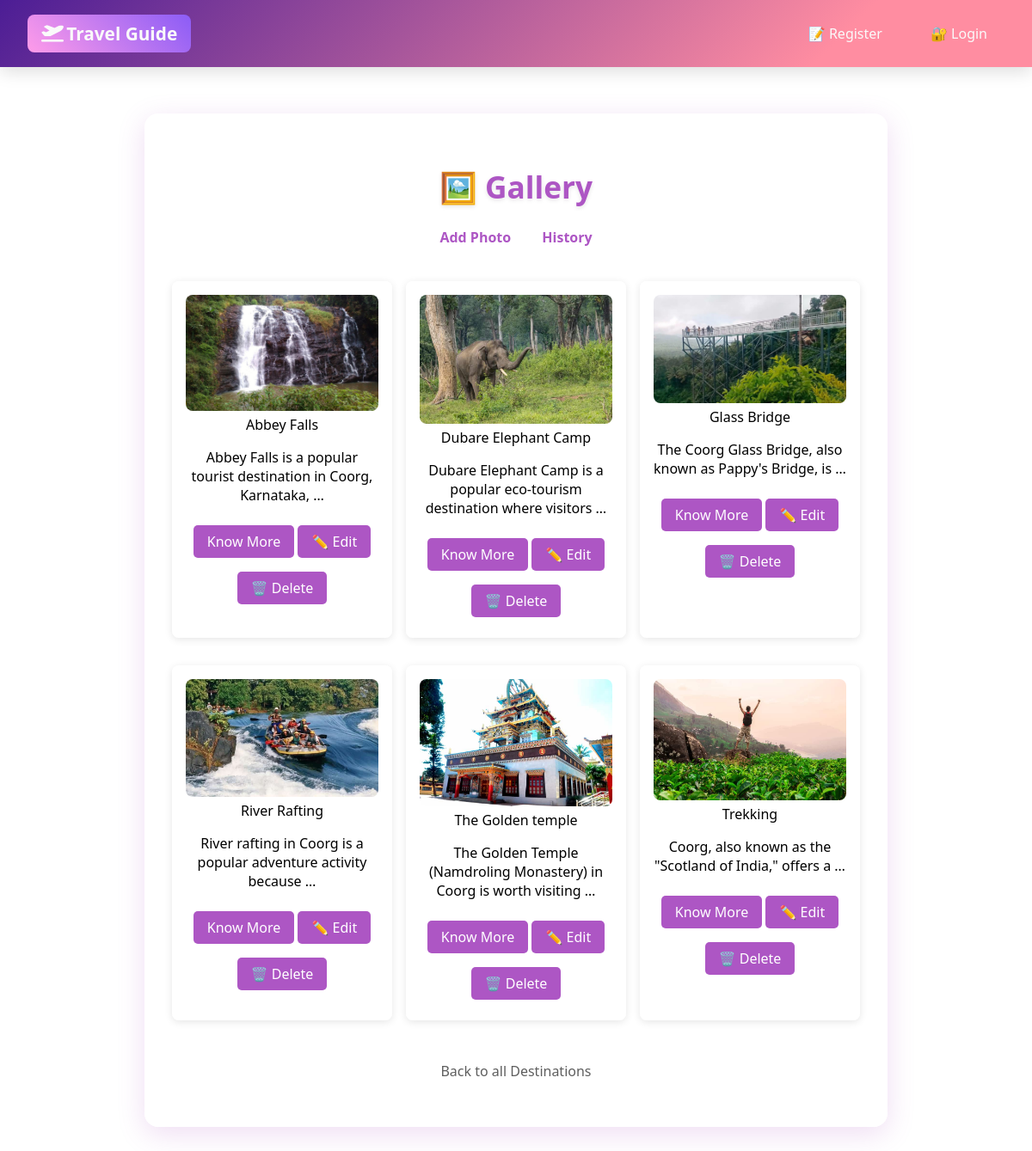
The page /base/activityofeachdest/2 on the database its author committed.
### base/models.py (models this page shows, shortened)
class Photo(models.Model):
    title=models.CharField(max_length=100)
    image=models.ImageField(upload_to='photos/') #upload_to : create one folder and all photos will be stored their
    price = models.PositiveIntegerField()
    desc=models.CharField(max_length=1000)
    visiting_time = models.CharField(max_length=100)
    rating = models.IntegerField(choices=STAR_CHOICES, default=3)
    destination = models.ForeignKey(Destination,on_delete=models.CASCADE)
    is_deleted = models.BooleanField(default=False)
    deleted_at = models.DateTimeField(null=True,blank=True)

### base/views.py (the view)
# urls.py: path('activityofeachdest/<int:did>',views.activityofeachdest, name='activityofeachdest'),
def activityofeachdest(request, did):
    destination = Destination.objects.get(id=did)
    photos = Photo.objects.filter(destination=destination)
    return render(request, 'activityofeachdest.html', {'data1': photos, 'destination': destination})

### base/templates/activityofeachdest.html
{% extends 'main.html' %}
{% block content %}
<br>
<div class="photolist_container">
<h2>🖼️ Gallery</h2>
<span class="photolist_addphotolink">
<a href="{% url 'addactivity' %}"> Add Photo</a>
</span>
<span class="photolist_historylink">
<a href=""> History</a>
</span>
<div class="photolist_list">
<ul>
{% for i in data1 %}
    {% if not i.is_deleted %}
        <li>
            <img src="{{i.image.url}}" height="200" width="300"> <br>
            {{i.title}} <br>
            <p>{{ i.desc|truncatewords:10 }}</p>
            <a href="{% url 'actread' i.id %}"> Know More </a>
            <a href="{% url 'actupdate' i.id %}">✏️ Edit</a>
            <a href="{% url 'actdelete' i.id %}"> 🗑️ Delete</a> <br>
        </li>
    {% endif %}
{% endfor %}
</ul>
</div>
<div class="photolist_bottomlink">
<a href="{% url 'destination_list' %}">Back to all Destinations</a>
</div>
<br>
</div>
{% endblock %}

### templates/main.html (shortened to what this page needs)
{% load static %}
<!DOCTYPE html>
<html lang="en">
<head>
    <link rel="stylesheet" href="https://cdnjs.cloudflare.com/ajax/libs/font-awesome/6.4.0/css/all.min.css">
    <link rel="stylesheet" href="{% static 'style.css' %}">
</head>
<body>
    {% include 'nav.html' %}
    <center>
    {% block content %}
    {% endblock %}
    </center>
</body>
</html>

### templates/nav.html
<nav>
    <div class="logo"><i class="fa-solid fa-plane-departure"></i> Travel Guide</div>
    <div class="navlinks">
        {% if user.is_authenticated %}
            <a href="{% url 'create_destination' %}">
                <i class="fa-solid fa-map-pin"></i> Add Destination</a>
            <a href="{% url 'destination_list' %}">
                <i class="fa-solid fa-map-location-dot"></i> Destination List </a>
            <a href="{% url 'addactivity' %}">
                <i class="fa-solid fa-person-hiking"></i> Add Activity </a>
            <a href="{% url 'allactivity' %}">
                <i class="fa-solid fa-mountain-sun"></i> All Activities </a>
            <a href="{% url 'profile' %}"> <i class="fa-solid fa-user"></i> Profile</a>
            <a href="{% url 'signout' %}"> <i class="fa-solid fa-right-from-bracket"></i> Logout</a>
        {% else %}
            <a href="{% url 'signup' %}"> 📝 Register</a>
            <a href="{% url 'signin' %}"> 🔐 Login</a>
        {% endif %}
    </div>
</nav>

### static/style.css (style rules this page uses)
:root { --primary: #FF8DA1; --secondary: #FFC2BA; --accent: #FF9CE9; --dark: #AD56C4; --light: #FFFFFF; }
body { font-family: 'Segoe UI', Tahoma, Geneva, Verdana, sans-serif; margin: 0; }
nav { display: flex; justify-content: space-between; align-items: center; background: linear-gradient(135deg, var(--dark), #FF8DA1 80%); padding: 1rem 2rem; box-shadow: 0 4px 20px rgba(0, 0, 0, 0.15); position: sticky; top:0; overflow: hidden; z-index: 100; }
.logo { color: var(--light); font-size: 1.3rem; font-weight: 700; display: flex; align-items: center; gap: 0.2rem; cursor: pointer; position: relative; padding: 0.5rem 1rem; border-radius: 8px; transform-style: preserve-3d; transition: all 0.5s cubic-bezier(0.175, 0.885, 0.32, 1.275); }
.logo::before { content: ''; position: absolute; inset: 0; background: linear-gradient(45deg, var(--accent), var(--primary)); border-radius: 8px; z-index: -1; transform: translateZ(-1px); transition: all 0.5s ease; }
.navlinks { display: flex; gap: 1.0rem; align-items: center; }
.navlinks a { color: var(--light); text-decoration: none; font-size: 1.0rem; font-weight: 500; padding: 0.75rem 1.25rem; border-radius: 50px; position: relative; overflow: hidden; transition: all 0.4s cubic-bezier(0.23, 1, 0.32, 1); transform-style: preserve-3d; perspective: 500px; display: flex; align-items: center; gap: 8px; }
.photolist_container { background-color: #ff8da28a; border-radius: 12px; padding: 2rem; box-shadow: 0 4px 30px rgba(0, 0, 0, 0.2); max-width: 800px; margin: 40px auto; animation: fadeIn 0.5s ease-in-out; }
.photolist_container h2 { text-align: center; color: var(--dark); margin-bottom: 1.5rem; font-size: 2rem; text-shadow: 0 2px 5px rgba(0, 0, 0, 0.1); }
.photolist_addphotolink, .photolist_historylink { display: inline-block; margin: 0 1rem; }
.photolist_addphotolink a, .photolist_historylink a { color: var(--primary); text-decoration: none; font-weight: bold; transition: color 0.3s ease, transform 0.3s ease; }
ul { list-style-type: none; padding: 0; }
ul li { background-color: rgba(255, 255, 255, 0.8); border-radius: 8px; padding: 1rem; margin: 1rem 0; box-shadow: 0 2px 10px rgba(0, 0, 0, 0.1); transition: transform 0.3s ease; }
ul li img { border-radius: 8px; max-width: 100%; height: auto; }
ul li a { display: inline-block; margin: 0.5rem 0; padding: 0.5rem 1rem; background-color: var(--primary); color: var(--light); border-radius: 5px; text-decoration: none; transition: background-color 0.3s ease, transform 0.3s ease; }
.photolist_container { background: rgba(255, 255, 255, 0.95); border-radius: 16px; padding: 2rem; max-width: 800px; margin: 2rem auto; box-shadow: 0 8px 32px rgba(173, 86, 196, 0.2); animation: fadeIn 0.6s ease-in-out; }
.photolist_container h2 { text-align: center; color: #AD56C4; font-size: 2.2rem; margin-bottom: 1.5rem; position: relative; }
.photolist_addphotolink a, .photolist_historylink a { color: #AD56C4; text-decoration: none; font-weight: bold; transition: color 0.3s ease, transform 0.3s ease; }
.photolist_list { margin-top: 1.5rem; }
.photolist_list ul { list-style-type: none; padding: 0; display: flex; flex-wrap: wrap; justify-content: space-between; }
.photolist_list li { background-color: rgba(255, 255, 255, 0.8); border-radius: 8px; padding: 1rem; margin: 1rem 0; box-shadow: 0 2px 10px rgba(0, 0, 0, 0.1); transition: transform 0.3s ease; width: calc(30% - 1rem); position: relative; }
.photolist_list img { border-radius: 8px; max-width: 100%; height: auto; transition: transform 0.3s ease; }
.photolist_list a { display: inline-block; margin: 0.5rem 0; padding: 0.5rem 1rem; background-color: #AD56C4; color: white; border-radius: 5px; text-decoration: none; transition: background-color 0.3s ease, transform 0.3s ease; }
.photolist_bottomlink { text-align: center; margin-top: 2rem; }
.photolist_bottomlink a { color: #5E5E5E; text-decoration: none; transition: color 0.3s ease; }
:root { --primary: #8B5CF6; --secondary: #EC4899; --accent: #FF9CE9; --dark: #4C1D95; --light: #FAFAFA; --text-dark: #1F2937; --price-color: #10B981; }

### rows shown on the page
Photo: image (picture), title "Abbey Falls", desc "Abbey Falls is a popular tourist destination in Coorg, Karnataka, …"
Photo: image (picture), title "Dubare Elephant Camp", desc "Dubare Elephant Camp is a popular eco-tourism destination where visitors …"
Photo: image (picture), title "Glass Bridge", desc "The Coorg Glass Bridge, also known as Pappy's Bridge, is …"
Photo: image (picture), title "River Rafting", desc "River rafting in Coorg is a popular adventure activity because …"
Photo: image (picture), title "The Golden temple", desc "The Golden Temple (Namdroling Monastery) in Coorg is worth visiting …"
Photo: image (picture), title "Trekking", desc "Coorg, also known as the \"Scotland of India,\" offers a …"
